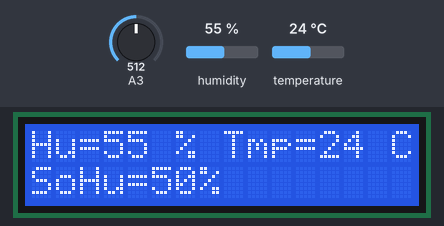
Simulated run of this sketch. Board: Arduino Uno, built with avr-gcc and run on an emulated ATmega328P. On the bench: 16×2 character LCD. The inputs (shaded band) are chosen by the test bench; at power-on: humidity 55 %, A3 = 512, temperature 24 °C.

Above: at 1.2 s.
1.3 s: humidity set to 22 %
At 3.5 s:
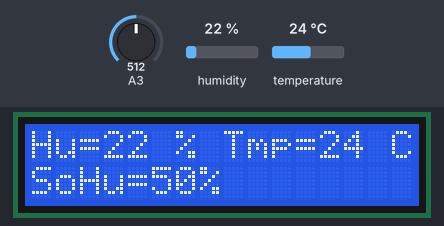
3.8 s: A3 set to 716
At 4.8 s:
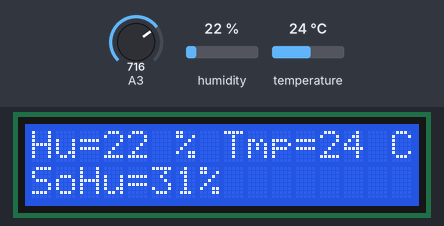
5.4 s: temperature set to 12 °C
At 7.9 s:
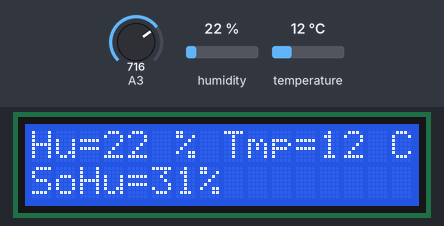
8.2 s: A3 set to 900
At 9.1 s:
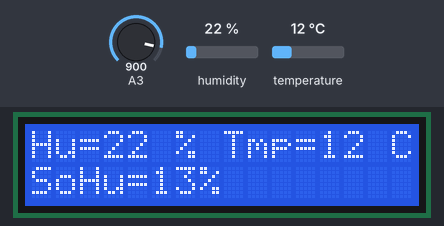
9.8 s: humidity set to 40 %
At 12.2 s:
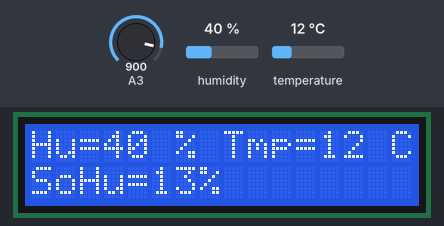
12.6 s: A3 set to 1023
At 13.3 s:
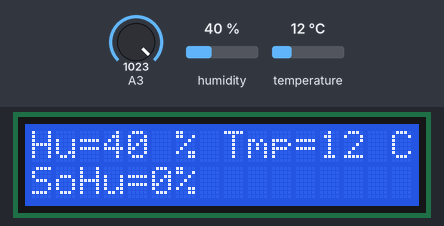
Timing chart, 0 to 15.2 s (numbered marks = the images above; inputs shaded):
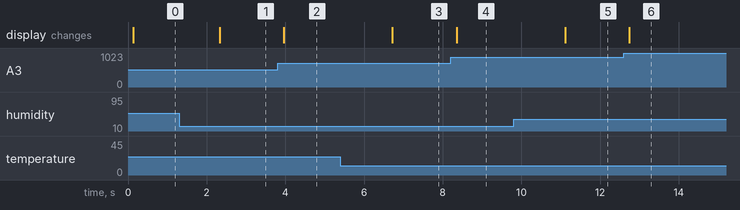

The sketch:

sketch_dht_lcd.ino
```cpp
#include <Wire.h>
#include <LiquidCrystal_I2C.h>
#include <DHT.h>
#define DHTTYPE DHT11

DHT dht(2,DHTTYPE);

LiquidCrystal_I2C lcd(0x27,16,2);

int soil;
int moisture;

 void setup()
 {
//LCD Screen
  lcd.init();
  lcd.backlight();

  // lcd.setCursor(0,10);

  //DHT
  dht.begin();

  //serial
  // Serial.begin(9600);
 }

 void loop(){
  int hum = (int)dht.readHumidity();
  int tmp = (int)dht.readTemperature();
//DHT LCD
  lcd.setCursor(0,0);
  lcd.print("");
  lcd.setCursor(0,1);
  lcd.print("                   ");
  //after reset
  lcd.setCursor(0,0);
  lcd.print("Hu=");
  lcd.print(hum);
  lcd.print(" ");
  lcd.print("%");
  lcd.print(" ");
  lcd.print("Tmp=");
  lcd.print(tmp);
  lcd.print(" ");
  lcd.print("C");
//YL-69 LCD
  soil = analogRead(A3);
  moisture = map(soil,0,1023,100,0);
  lcd.setCursor(0,1);
  lcd.print("SoHu=");
  lcd.print(moisture);
  lcd.print("%");

//serial
// Serial.println(soil);

  delay(500);

 }
```

Measured:
- after the input at 1.3 s, the display: changes after 1.0 s (image 1)
- after the input at 3.8 s, the display: changes after 0.16 s (image 2)
- after the input at 5.4 s, the display: changes after 1.3 s (image 3)
- after the input at 8.2 s, the display: changes after 0.15 s (image 4)
- after the input at 9.8 s, the display: changes after 1.3 s (image 5)
- after the input at 12.6 s, the display: changes after 0.14 s (image 6)
